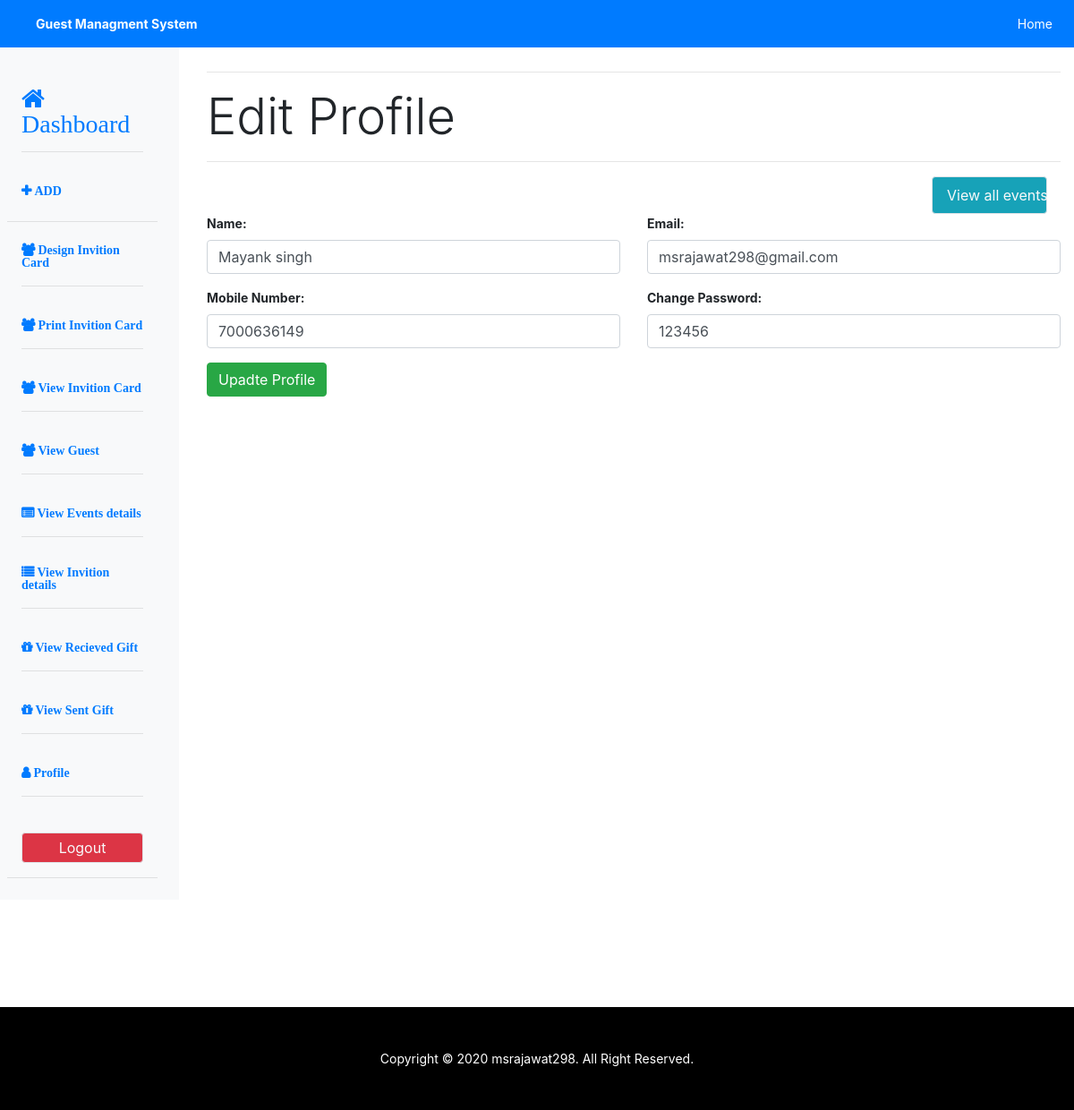
Screenshot of /user/profile.php (signed in) with the database file from the repository.
### tables this page shows
CREATE TABLE `users` (
  `id` int(11) NOT NULL,
  `name` varchar(50) NOT NULL,
  `email` varchar(50) NOT NULL,
  `mobile` varchar(50) NOT NULL,
  `password` varchar(50) NOT NULL
);

### user/include/db.php (called while the page is built, shortened)
<?php
class db
{
    private $servername = "localhost";
    private $username = "root";
    private $password = "";
    private $dbname = "event_mang";
    private $conn;
    function __construct()
    {
        try {
            $this->conn = new PDO("mysql:host=$this->servername;dbname=$this->dbname", $this->username, $this->password);
            $this->conn->setAttribute(PDO::ATTR_ERRMODE, PDO::ERRMODE_EXCEPTION);
            return "Connected successfully";
        } catch (PDOException $e) {
            return "Connection failed: " . $e->getMessage();
        }
    }
    function select($table_name,$condtion="")
    {
        $stmt = $this->conn->prepare("SELECT * FROM $table_name WHERE 1 $condtion");
        $stmt->execute();
        $result = $stmt->fetchAll(PDO::FETCH_ASSOC);
        return $result;
    }
}
?>

### user/profile.php (the view, shortened to what this page needs)
<?php
require_once 'include/db.php';
if(isset($_SESSION['admin'])){
    $user_email= $_SESSION['admin'];
}else{
    header("location:index.php");
}
$tname="users";
$user = new db();
$con=" AND email='{$user_email}'";
$data = $user->select($tname,$con);
?>
<?php include_once 'include/header.php';?>
<body>
<?php include 'include/navbar.php';?>
<div class="container-fluid" id="main">
		<div class="row row-offcanvas row-offcanvas-left">
<?php include 'include/sidebar.php';?>
 <div class="col main pt-5 mt-3">
				<hr>
				<h1 class="display-4 d-none d-sm-block">Edit Profile</h1>
				<hr><span class="font-weight-bold text-info"><?php if(!empty($error))echo $error;?></span>
				<div class="col-lg-2 ml-auto">
					<a class="nav-link btn btn-outline-light bg-info  border"
						href="view_events.php">View all events</a>
				</div>
				<form class="font-weight-bold" method="POST" id="myForm" action="" autocomplete="on" enctype="multipart/form-data">
					<div class="row">
						<div class="col-lg-6">
							<div class="form-group">
								<label for="name"> Name:</label>
								<input type="text"
									   class="form-control rounded"
									   id="bname"
									   placeholder="Enter event Name"
									   name="name"
									   value="<?php echo $data[0]['name'];?>">
							</div>
						</div>
						<div class="col-lg-6">
							<div class="form-group">
								<label for="email"> Email:</label>
								<input type="email"
									   class="form-control rounded"
									   id="bname"
									   placeholder="Enter New email"
									   name="email"
									   value="<?php echo $data[0]['email'];?>">
							</div>
						</div>
					<div class="col-lg-6">
							<div class="form-group">
								<label for="mobile">Mobile Number:</label>
								<input type="number" min="1"
									   class="form-control rounded"
									   id="mob"
									   placeholder="Enter New mobile number"
									   name="mob"
									   value="<?php echo $data[0]['mobile'];;?>">
							</div>
						</div>
						<div class="col-lg-6">
							<div class="form-group">
								<label for="mobile">Change Password:</label>
								<input type="text" min="1"
									   class="form-control rounded"
									   id="password"
									   placeholder="Enter New mobile number"
									   name="password"
									   value="<?php echo $data[0]['password'];?>">
							</div>
						</div>
						<div class="col-lg-6">
							<input type="submit" id="submit" class="btn btn-success" name="submit"
								value="Upadte Profile">
						</div>
					</div>
				</form>
			</div>
		</div>
	</div>
<?php include 'include/footer.php';?>
</body>
</html>

### css/style.css (style rules this page uses)
body { font-size: .875rem; }
body, html { height:100%; }

### rows the page displays
users: name "Mayank singh", email "msrajawat298@gmail.com", mob "7000636149", password "123456"
